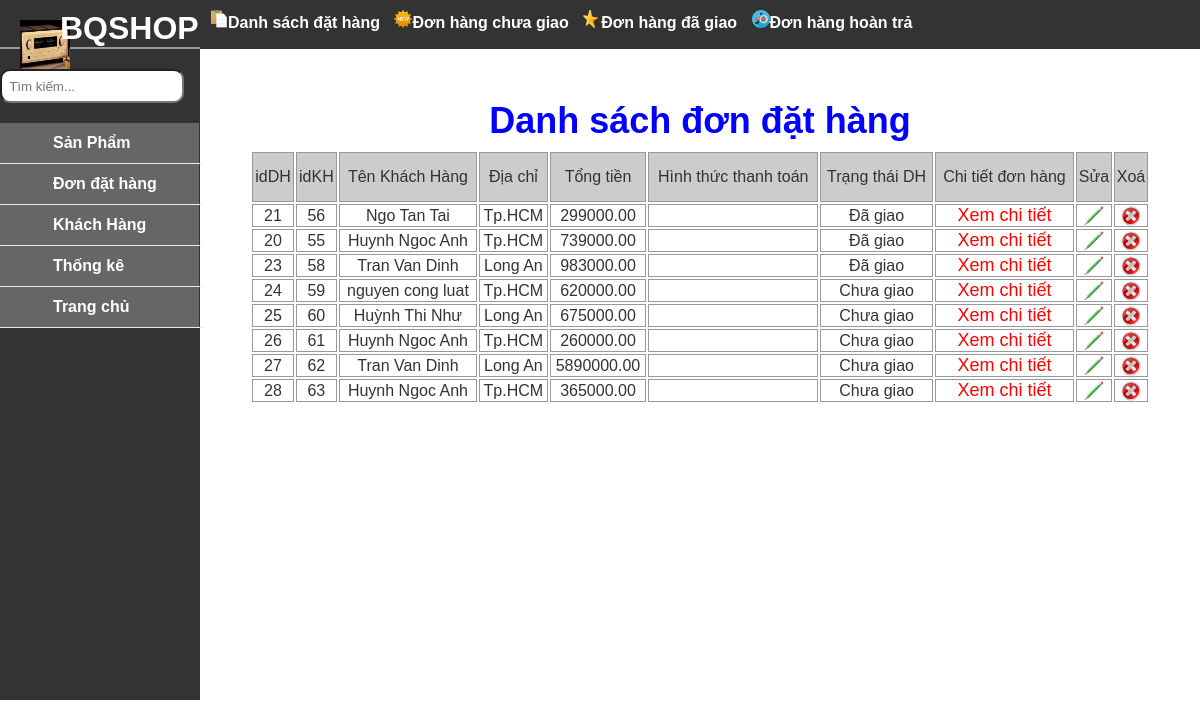
Page /BQShop.vn/DatHang.php on the committed database.
### tables this page shows
CREATE TABLE `dathang` (
  `idDH` bigint(20) NOT NULL,
  `idKH` int(11) NOT NULL DEFAULT '0',
  `TongTien` decimal(15,2) NOT NULL DEFAULT '0.00',
  `hinhthuctt` varchar(100) NOT NULL,
  `timeGD` int(11) NOT NULL DEFAULT '0',
  `TrangThai` int(10) NOT NULL
);

CREATE TABLE `khachhang` (
  `id` int(255) NOT NULL,
  `ten` varchar(50) NOT NULL,
  `email` varchar(50) NOT NULL,
  `SDT` varchar(15) NOT NULL,
  `diachi` varchar(128) NOT NULL,
  `matkhau` varchar(40) NOT NULL,
  `timedk` int(11) NOT NULL,
  `CongThanhToan` varchar(100) NOT NULL
);

### BQShop.vn/DatHang.php (the view, shortened to what this page needs)
<?php include_once('KetNoiCSDL.php');?>
<!DOCTYPE html PUBLIC "-//W3C//DTD XHTML 1.0 Transitional//EN" "http://www.w3.org/TR/xhtml1/DTD/xhtml1-transitional.dtd">
<html xmlns="http://www.w3.org/1999/xhtml">
<head>
<link href="css/styles.css" type="text/css" media="all" rel="stylesheet" />
  <link href="css/skitter.styles.min.css" type="text/css" media="all" rel="stylesheet" />
</head>
<body>
<table cellpadding="0" cellspacing="0">
  <tr >
   <td width="206" class="n">
    <img src="image/hinhloa/Amply1.jpg" />
    <h1><font color="#FFFFFF">BQSHOP</font></h1><hr / color="#999999" width="200px">
    <input type="text" name="" placeholder="  Tìm kiếm..." />
    <ul>
     <li><a href="admin.php">Sản Phẩm</a>
     <li><a href="DatHang.php">Đơn đặt hàng</a></li>
     <li><a href="KhachHang.php">Khách Hàng</a></li>
     <li><a href="ThongKe.php">Thống kê</a></li>
     <li><a href="index.php">Trang chủ</a></li>
    </ul>
   </td>
   <td width="1155">
   <div class="khung0">
   <div class="khung01">
            	<img src="icon/danhsach.png" width="18" height="18" /><a href="admin.php?id = 0"><b>Danh sách đặt hàng</b></a>
                <img src="icon/tieubieu.png" width="18" height="18" /><a href="DH_ChuaGiao.php"><b>Đơn hàng chưa giao</b></a>
                <img src="icon/new.png" width="18" height="18" /><a href="DH_DaGiao.php"><b>Đơn hàng đã giao</b></a>
                <img src="icon/hetsl.png" width="18" height="18" /><a href="#"><b>Đơn hàng hoàn trả</b></a>
   </div>
   </div>
    <div class="khung2">
        <div class="tieude">Danh sách đơn đặt hàng</div>
    	<table width="100%">
        	<tr bgcolor="#CCCCCC" align="center" height="50">
            	<td>idDH</td>
            	<td>idKH</td>
                <td>Tên Khách Hàng</td>
                <td>Địa chỉ</td>
                <td>Tổng tiền</td>
                <td>Hình thức thanh toán</td>
                <td>Trạng thái DH</td>
                <td>Chi tiết đơn hàng</td>
                <td>Sửa</td>
                <td>Xoá</td>
            </tr>
        	<?php
					$sql = 'select * from dathang, khachhang where dathang.idKH = khachhang.id';
					$sp = mysql_query($sql);
					while($row = mysql_fetch_array($sp))
					{
			  ?>
        	<tr bgcolor="#FFFFFF" align="center">
            	<td><?php echo $row['idDH']; ?></td>
                <td><?php echo $row['idKH']; ?></td>
                <td><?php echo $row['ten']; ?></td>
             	<td><?php echo $row['diachi']; ?></td>
                <td><?php echo $row['TongTien']; ?></td>
                <td><?php echo $row['hinhthuctt']; ?></td>
                <td><?php if($row['TrangThai']==0) echo "Chưa giao"; else echo "Đã giao"; ?></td>
                <td><a href="Xem_CTDH.php?id=<?php echo $row["idDH"]; ?>">Xem chi tiết</a></td>
                <td><a href="Sua_SP.php?id=<?php echo $row["idDH"]; ?>"><img src="icon/Sua.png" width="20" height="20" /></a></td>
                <td><a href="Xoa_DH.php?id=<?php echo $row["idDH"]; ?>" onclick="return thongbao()"><img src="icon/Xoa.PNG" width="20" height="20"/></a></td>
            </tr>
            <?php }?>
        </table>
    </div>
   </td>
  </tr>
</table>
</body>
</html>

### BQShop.vn/css/styles.css (style rules this page uses)
* { margin:0; padding: 0; list-style: none; }
body { font-family: Arial,Tahoma; color:#333; background: #eee; }

### BQShop.vn/DatHang.php (style rules this page uses)
body { pading: 0px; margin:0px; background-color:#FFF; }
table .n { width:200px; height:700px; background:#333; position:fixed; }
table .n h1 { margin-top: -60px; margin-left:60px; }
table .n img { width: 50px; height: 50px; margin-top:20px; margin-left:20px; }
table .n input { border-radius:10px; width:180px; height:30px; margin-top:20px; }
table .n ul { background: #666; width: 206px; padding: 0; list-style-type: none; margin-top:20px; margin-left:-7px; }
table .n ul li { width: 210px; height: 40px; line-height: 40px; border-bottom: 1px solid #e8e8e8; padding: 0px; margin-left:0px; }
table .n ul li a { text-decoration: none; color: #333; font-weight: bold; display: block; color: #FFF; text-indent:60px; }
.khung2 { width:900px; height:600px; float:left; margin-left:250px; margin-top:100px; }
.khung2 .tieude { border:1px solid none; width:600px; height:50px; font-size:36px; color:#00F; font-weight:bold; text-align:center; margin-left:150px; }
.khung2 a { text-decoration:none; color:#F00; font-size:18px; }
table .khung0 { height:49px; width:1150px; margin-left:200px; background-color:#333; position:fixed; }
* { margin:0px;padding:0px; }
ul { list-style:none; padding:5px 5px 3px 30px ; }
ul li { border-bottom: 1px solid #FFF; width:150px; margin-left:-40px; padding:10px; text-indent:20px; }
ul li:last-child { border-bottom: none; }
.khung0 a { text-decoration:none; margin-right:10px; margin-top:10px; color:#FFF; }
.khung0 .khung01 { border:1px solid none; width:800px; float:left; margin-top:10px; margin-left:10px; }
.khung2 table td { border:1px solid #999; cellspacing: 0px; }

### rows in the picture
dathang: idDH "21", idKH "56", khachhang.ten "Ngo Tan Tai", khachhang.diachi "Tp.HCM", TongTien "299000.00", TrangThai "Đã giao"
dathang: idDH "20", idKH "55", khachhang.ten "Huynh Ngoc Anh", khachhang.diachi "Tp.HCM", TongTien "739000.00", TrangThai "Đã giao"
dathang: idDH "23", idKH "58", khachhang.ten "Tran Van Dinh", khachhang.diachi "Long An", TongTien "983000.00", TrangThai "Đã giao"
dathang: idDH "24", idKH "59", khachhang.ten "nguyen cong luat", khachhang.diachi "Tp.HCM", TongTien "620000.00", TrangThai "Chưa giao"
dathang: idDH "25", idKH "60", khachhang.ten "Huỳnh Thi Như", khachhang.diachi "Long An", TongTien "675000.00", TrangThai "Chưa giao"
dathang: idDH "26", idKH "61", khachhang.ten "Huynh Ngoc Anh", khachhang.diachi "Tp.HCM", TongTien "260000.00", TrangThai "Chưa giao"
dathang: idDH "27", idKH "62", khachhang.ten "Tran Van Dinh", khachhang.diachi "Long An", TongTien "5890000.00", TrangThai "Chưa giao"
dathang: idDH "28", idKH "63", khachhang.ten "Huynh Ngoc Anh", khachhang.diachi "Tp.HCM", TongTien "365000.00", TrangThai "Chưa giao"
